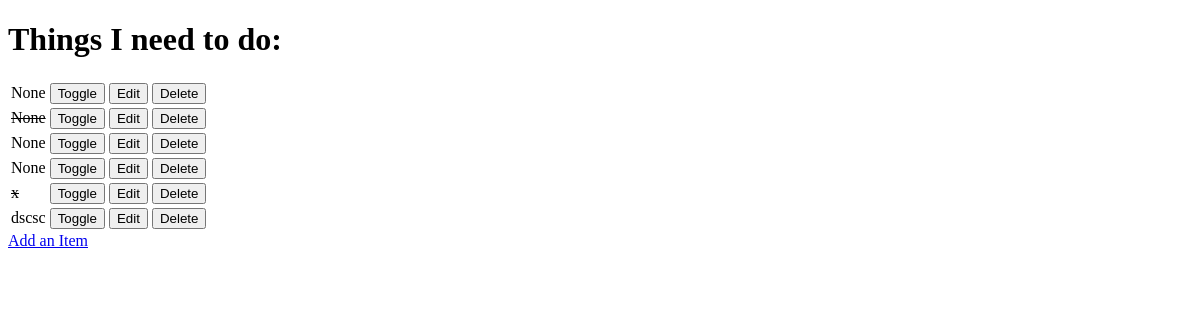
The app's page /, older data.
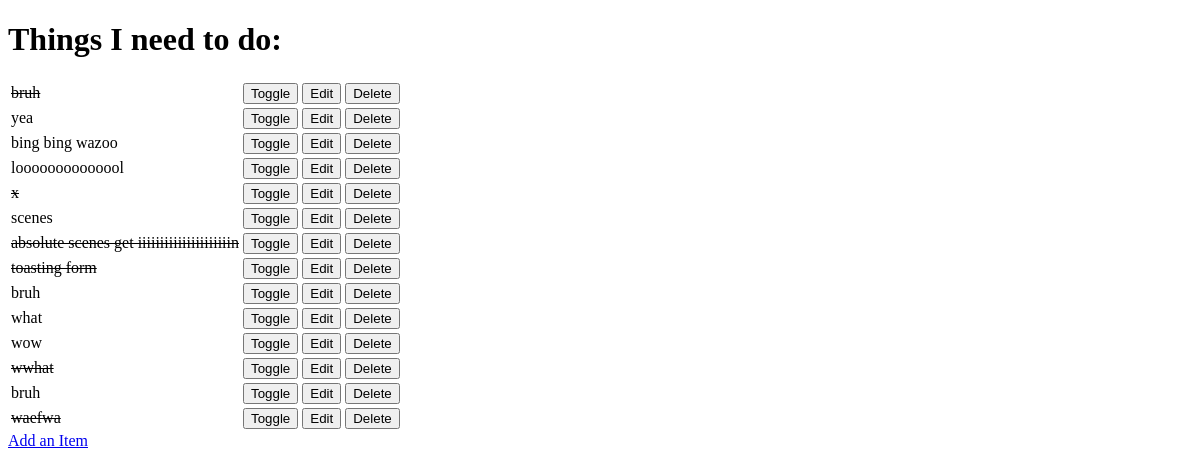
The same page, newer data.
### todo/models.py (models this page shows, shortened)
class Item(models.Model):
    name = models.CharField(max_length=50, null=True, blank=False)
    done = models.BooleanField(null=False, blank=False, default=False)

### todo/views.py (the view)
# urls.py: path('', views.get_todo_list, name='get_todo_list'),
def get_todo_list(request):
    items = Item.objects.all()
    context = {
        'items' : items
    }
    return render(request, 'todo/todo_list.html', context)

### todo/templates/todo/todo_list.html (shortened to what this page needs)
<!DOCTYPE html>
<html lang="en">
<head>
</head>
<body>
    <h1>Things I need to do:</h1>
        <table>
            {% for item in items %}
                <tr>
                {% if item.done %}
                    <td><strike>{{ item.name }}</strike></td>
                {% else %}
                    <td>{{ item.name }}</td>
                {% endif %}
                <td>
                    <a href="/toggle/{{ item.id }}">
                        <button>Toggle</button>
                    </a>
                </td>
                <td>
                    <a href="/edit/{{ item.id }}">
                        <button>Edit</button>
                    </a>
                </td>
                <td>
                    <a href="/delete/{{ item.id }}">
                        <button>Delete</button>
                    </a>
                </td>
                </tr>
            {% empty %}
                <tr><td>You have nothing to do</td></tr>
            {% endfor %}
        </table>
    <a href="/add">Add an Item</a>
</body>
</html>

Row changes from the older to the newer data that the page shows:
removed Item: name "dscsc"
changed Item (number 1 of 14 on the later page): done False → True (drawn); name "None" → "bruh"
changed Item: done True → False (drawn); name "None" → "yea"
changed Item: name "None" → "bing bing wazoo"
changed Item: name "None" → "loooooooooooool"
added Item: name "scenes"
added Item: name "absolute scenes get iiiiiiiiiiiiiiiiiiiiin"
added Item: name "toasting form"
added Item: name "bruh"
added Item: name "what"
added Item: name "wow"
added Item: name "wwhat"
added Item: name "bruh"
added Item: name "waefwa"
